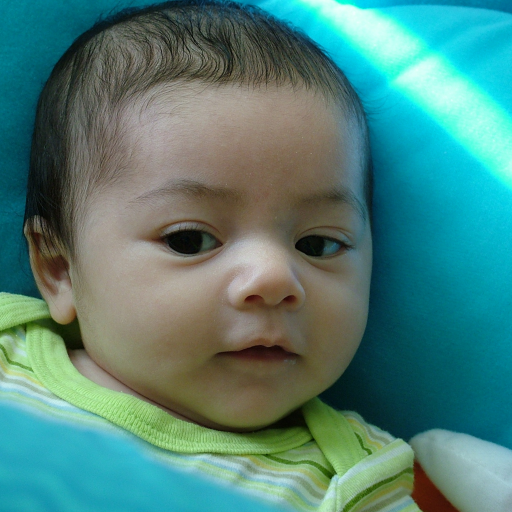
#> input picture extract/samples/00000.png, 1024 x 1024 px, given in place of CFD-WF-001-003-N.jpg, which was not available (shown at 1/2 size)
$ python generate.py
#> lines starting #> are read from the running program, lines starting #| are printed output that depends on the picture; pictures that were not available may be replaced by others from this repository, and a replacement may not be noted
#> (reads cropping/cfd_meta.csv from the repository)
import os
import cv2
import argparse
import itertools as it
import numpy as np
import pandas as pd
from tqdm import tqdm


np.random.seed(2022)

# Image size with preserved ratio
WIDTH = 859
HEIGHT = 611

# Number of pairs for every combination
N_SAMPLES = 500

# We are interested in the following gender and ethnicities
genders = ['F', 'M']
ethnicities = ['W', 'B', 'A', 'I', 'L']


def get_img_resize(fpath, width=WIDTH, height=HEIGHT):
#> called with width = 859, height = 611
    img = cv2.imread(fpath)[:, :, ::-1]
    img_resize = cv2.resize(img, (width, height))
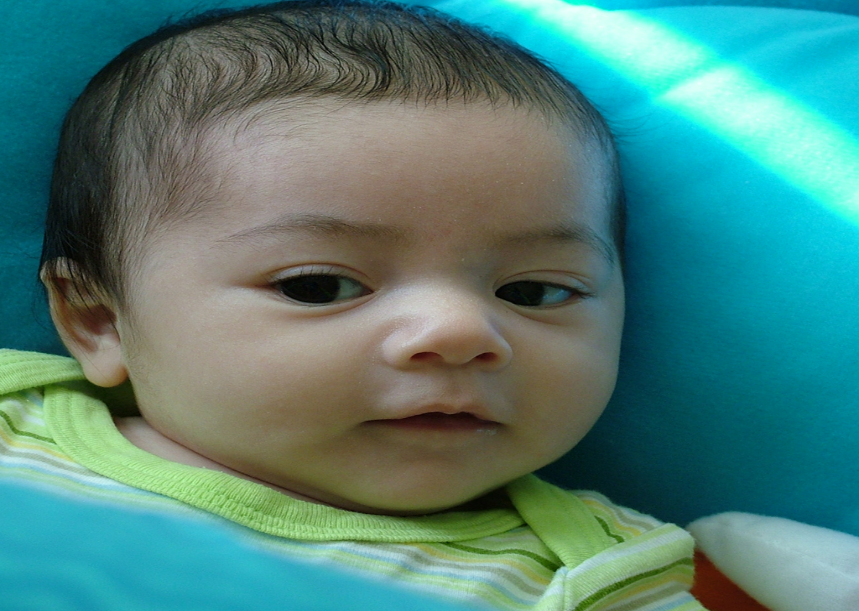
#> img_resize: shape (611, 859, 3); mean R, G, B 77.9, 129.4, 121.5
    return img_resize


def save_img(top_fpaths, bottom_fpaths, save_fpaths,
             data_dir, save_dir):
    """Given lists of image pairs, save their concatenated version"""
    for top_fpath, bottom_fpath, save_fpath in tqdm(zip(top_fpaths, bottom_fpaths, save_fpaths)):
        top_img = get_img_resize(os.path.join(data_dir, top_fpath))
        bottom_img = get_img_resize(os.path.join(data_dir, bottom_fpath))

        merged_img = np.ones((3000, WIDTH, 3), dtype=np.uint8) * 255
        merged_img[:HEIGHT, :WIDTH, :] = top_img
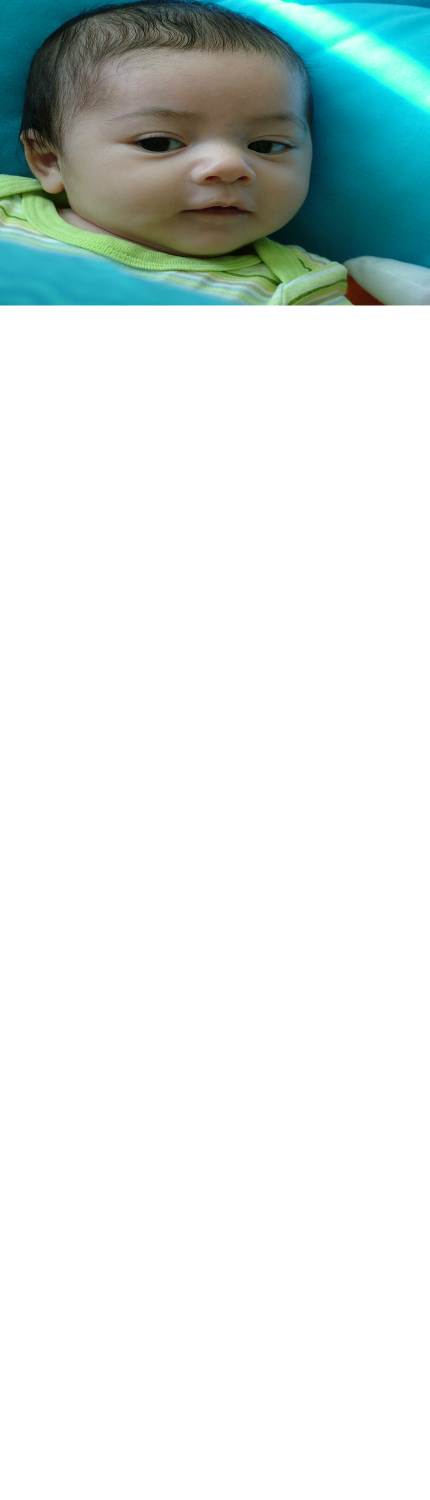
#> merged_img: shape (3000, 859, 3) (shown at 1/2 size); mean R, G, B 218.9, 229.4, 227.8
        merged_img[-HEIGHT:, :WIDTH, :] = bottom_img
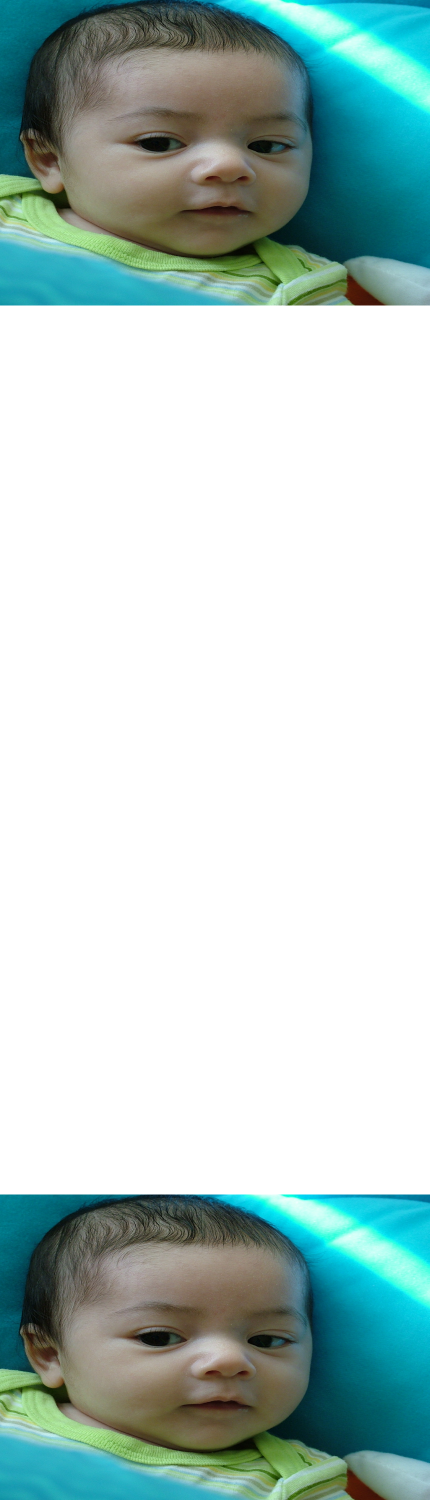
#> merged_img: shape (3000, 859, 3) (shown at 1/2 size); mean R, G, B 182.9, 203.8, 200.6

        cv2.imwrite(os.path.join(save_dir, save_fpath), merged_img[:, :, ::-1])


def collect_arg():
    parser = argparse.ArgumentParser()
    parser.add_argument('--data_dir', type=str,
                        default='CFD/CFDv3/Images',
                        help='path to CFD dataset')
    parser.add_argument('--save_dir', type=str,
                        default='500_aspect_ratio/',
                        help='path where to save the image pairs')
    opt = vars(parser.parse_args())
    return opt


def main():
    opt = collect_arg()

    product = list(it.product(ethnicities, genders))
    combinations = list(it.combinations(product, 2))

    base_df = pd.read_csv('cfd_meta.csv', index_col=0)

    res = {}

    res['file_name'] = []
    res['file_top'] = []
    res['file_bottom'] = []
    res['combination'] = []

    count = 0
    for i in range(len(combinations)):
        # get the top and bottom values
        top = combinations[i][0]
        bottom = combinations[i][1]

        cond_top = (base_df['EthnicitySelf'] == top[0]) & (base_df['GenderSelf'] == top[1])
        cond_bottom = (base_df['EthnicitySelf'] == bottom[0]) & (base_df['GenderSelf'] == bottom[1])

        # get the filenames for corresponding top and bottom values
        fnames = list(it.product(base_df.loc[cond_top].index.values,
                                 base_df.loc[cond_bottom].index.values))
        np.random.shuffle(fnames)

        # limit to the number of samples
        top_fpaths = [fname[0] for fname in fnames[:N_SAMPLES]]
        bottom_fpaths = [fname[1] for fname in fnames[:N_SAMPLES]]

        # file path plumbing
        txt_combination = top[0] + top[1] + bottom[0] + bottom[1]
        save_fpaths = [(txt_combination + '_image_%d.png' % i)
                       for i in range(count, count + N_SAMPLES)]

        save_img_dir = os.path.join(opt['save_dir'], 'images')
        if not os.path.exists(save_img_dir):
            os.makedirs(save_img_dir)

        # saving images
        save_img(top_fpaths, bottom_fpaths, save_fpaths,
                 data_dir=opt['data_dir'], save_dir=save_img_dir)

        count += N_SAMPLES

        res['file_name'].extend(save_fpaths)
        res['file_top'].extend(top_fpaths)
        res['file_bottom'].extend(bottom_fpaths)
        res['combination'].extend([txt_combination for i in range(N_SAMPLES)])

    # save annotations
    df = pd.DataFrame(res)
    df = df.set_index('file_name')
    df.to_csv(os.path.join(opt['save_dir'], 'cfd_all_pairs.csv'))


if __name__ == '__main__':
#> (the run stopped early here; a loop or call above may not have finished)
